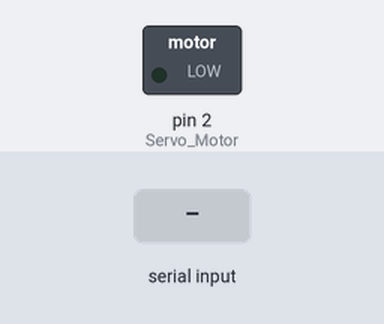
A sketch run on a simulated Arduino Uno, built with avr-gcc and run on an emulated ATmega328P. On the bench: switched loads named in the sketch (green lamp = pin HIGH). Inputs (shaded band) come from the test bench.

Above: at 1.2 s.
1.3 s: "30,150\n" received over Serial
At 2.1 s:
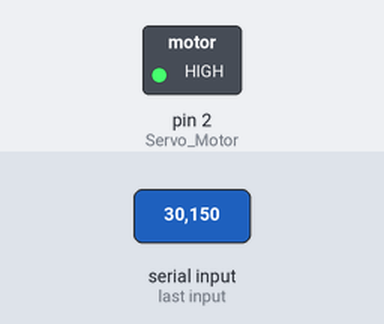
2.8 s: "90,45\n" received over Serial
At 3.2 s:
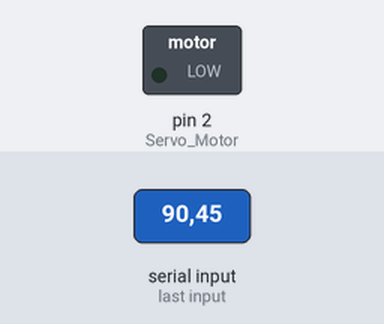
4.3 s: "200\n" received over Serial
At 5.5 s:
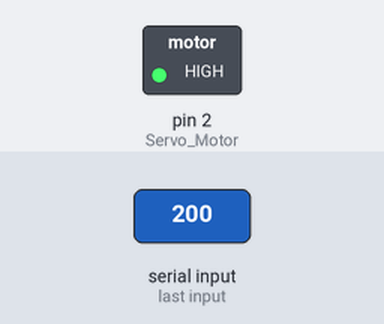
Timing chart, 0 to 7.3 s (numbered marks = the images above; inputs shaded):
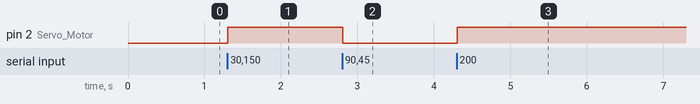

The sketch:

Servo_motor.ino
```cpp
const int Servo_Motor = 2;

void setup() {
  Serial.begin(9600);
  pinMode(Servo_Motor, OUTPUT);

}

void loop() {
  // put your main code here, to run repeatedly:
  while(Serial.available()>0)
  {
    int angle = Serial.parseInt();
    if(Serial.read()== '\n')
    {
      angle = constrain(angle, 0, 200);
      analogWrite(Servo_Motor, angle);
      }
    }

}
```

Measured:
- after the input at 1.3 s, pin 2 (Servo_Motor): LOW → HIGH at once
- after the input at 2.8 s, pin 2 (Servo_Motor): HIGH → LOW at once
- after the input at 4.3 s, pin 2 (Servo_Motor): LOW → HIGH at once
